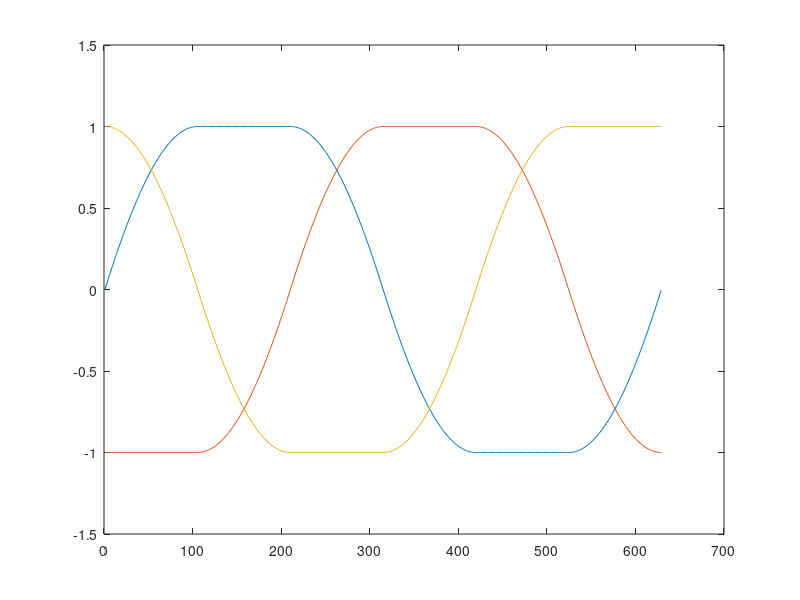

Write MATLAB code to recreate this figure.
V=2/sqrt(3);
a=V*sin(0:.01:2*pi);
b=V*sin((0:.01:2*pi)-2/3*pi);
c=V*sin((0:.01:2*pi)+2/3*pi);

%plot(a);hold all; plot(b);plot(c);hold off

for n=1:629
    top = max([a(n) b(n) c(n)]);
    bottom = min([a(n) b(n) c(n)]);
    if top >= -bottom
        as(n) = a(n)+1-top;
        bs(n) = b(n)+1-top;
        cs(n) = c(n)+1-top;
    else
        as(n) = a(n)-1-bottom;
        bs(n) = b(n)-1-bottom;
        cs(n) = c(n)-1-bottom;
    end
end

plot(as);hold all; plot(bs);plot(cs);hold off